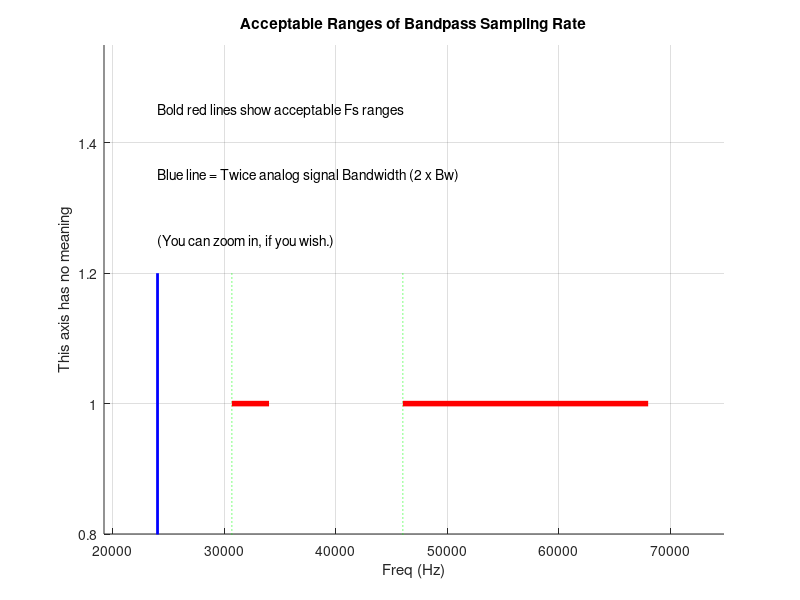
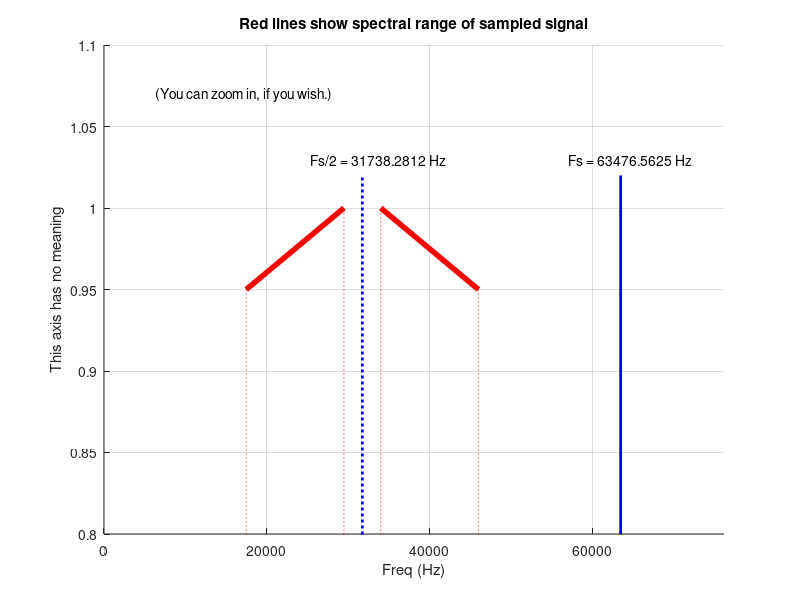

Recreate these plots in MATLAB, in order.
% Filename: Bandpass_Sample_Rate_Calc.m
%
%  Calculates acceptable Bandpass Sampling rate ranges 
%  based on an analog (continuous) signal's bandwidth 
%  and center freq.
%
%  Merely define bandwidth "Bw" and center frequency "Fc", in 
%  Hz, near line 22, for the analog bandpass signal and run the 
%  program.  [Example: Bw = 5, Fc = 20.]  Acceptable Fs sample  
%  rate ranges are shown in Figure 1 and displayed in Command window.
%
%  If the User defines a value for the BP sample rate Fs, near 
%  near line 28, then Figure 2 will show the locations of the 
%  positive and negative-freq spectral components after 
%  bandpass sampling.
%
%   Richard Lyons [November 2011]
%******************************************

clear all; close all; clc;

Bw = 12E3; % Analog signal bandwidth in Hz
Fc = 40E3; % Analog signal center freq in Hz

% ##############################################
% Define an Fs sample rate value below

Fs = 65E6 / (2^10); % Selected Fs sample rate in Hz
% ##############################################

disp(' '), disp(['Analog Center Freq = ',num2str(Fc),' Hz.'])
disp(['Analog Bandwidth = ',num2str(Bw),' Hz.']), disp(' ')

% *****************************************************
%  Compute % display the acceptable ranges of BP sample rate 
% *****************************************************
disp('----------------------------------')
disp('Acceptable Fs ranges in Hz:')
%No_aliasing = 0;  % Init a warning flag
M = 1; % Initialize a counter

while (2*Fc + Bw)/(M+1) > 2* Bw
   FsMin = (2*Fc + Bw)/(M+1);
   FsMax = (2*Fc - Bw)/M;
   Fs_ranges(M,1) = FsMin;
   Fs_ranges(M,2) = FsMax;
   M = M + 1;
   disp([num2str(FsMin),' -to- ',num2str(FsMax)])
end
disp('----------------------------------')

% *****************************************************
%  Plot the acceptable ranges of BP sample rate 
% *****************************************************
figure(1), clf
title('Acceptable Ranges of Bandpass Sampling Rate')
xlabel('Freq (Hz)')
ylabel('This axis has no meaning')

for K = 1:M-1
   hold on
   plot([Fs_ranges(K,1),Fs_ranges(K,1)],[0.5,1.2],':g');
   plot([Fs_ranges(K,1),Fs_ranges(K,2)],[1,1],'-r','linewidth',4);
   axis([0.8*(2*Bw),1.1*max(Fs_ranges(1,2)), 0.8, 1.55])
end

plot([2*Bw,2*Bw],[0.5,1.2],'-b','linewidth',2);
text(2*Bw,1.45,'Bold red lines show acceptable Fs ranges')
text(2*Bw,1.35,'Blue line = Twice analog signal Bandwidth (2 x Bw)')
text(2*Bw,1.25,'(You can zoom in, if you wish.)')
hold off, grid on, zoom on

% **************************************************************
%  If Fs has been defined, plot spectrum of the sampled signal.  
% **************************************************************
% 
% Check if "Fs" has been defined
disp(' ')
if isempty(strmatch('Fs',who,'exact')) == 1; 
    disp('Fs sampling rate has NOT been defined.')
    % Fs does NOT exist, do nothing further.
else 
	% Fs is defined, plot the spectrum of the sampled signal.
        disp(['Fs defined as ',num2str(Fs),' Hz'])
	
    % To determine intermediate frequency (IF), check integer 
    %      part of "2Fc/Fs" for odd or even
	Temp = floor(2*Fc/Fs);
    if (Temp == 2*floor(Temp/2))
       disp(' '), disp('Pos-freq sampled spectra is not inverted.')
       Freq_IF = Fc -Fs*floor(Fc/Fs); % Computed IF frequency
	else
       disp(' '), disp('Pos-freq sampled spectra is inverted.')
       Freq_IF = Fs*(1 + floor(Fc/Fs)) -Fc; % Computed IF frequency
	end
    disp(' '), disp(['Center of pos-freq sampled spectra = ',num2str(Freq_IF),' Hz.'])

    % Prepare to plot sampled spectral range in Figure 2
    IF_MinFreq = Freq_IF-Bw/2;
    IF_MaxFreq = Freq_IF+Bw/2;
    
	figure(2), clf
	hold on
	plot([IF_MinFreq,IF_MaxFreq],[0.95, 1],'-r','linewidth',4);
	plot([Fs-IF_MaxFreq,Fs-IF_MinFreq],[1, 0.95],'-r','linewidth',4);
	plot([Fs,Fs],[0.5, 1.02],'-b','linewidth',2);
	plot([Fs/2,Fs/2],[0.5, 1.02],':b','linewidth',2);
    plot([IF_MinFreq,IF_MinFreq],[0.5, 0.95],':r');
    plot([IF_MaxFreq,IF_MaxFreq],[0.5, 1],':r');
    plot([Fs-IF_MaxFreq,Fs-IF_MaxFreq],[0.5, 1],':r');
    plot([Fs-IF_MinFreq,Fs-IF_MinFreq],[0.5, 0.95],':r');
    text(0.9*Fs,1.03,['Fs = ',num2str(Fs),' Hz'])
    text(0.8*Fs/2, 1.03,['Fs/2 = ',num2str(Fs/2),' Hz'])
    text(Fs/10,1.07,'(You can zoom in, if you wish.)')
    axis([0,1.2*Fs, 0.8, 1.1])
	
	hold off
	title('Red lines show spectral range of sampled signal')
    xlabel('Freq (Hz)')
	ylabel('This axis has no meaning')
	grid on, zoom on
    
    % ################################################################
    % Check if Fs is NOT in an acceptable freq range (aliasing occurs)
    Aliasing_Flag = 1; % Initialize a flag
    for K = 1:M-1 % Check each individual acceptable Fs range
        if Fs_ranges(K,1)<=Fs & Fs<=Fs_ranges(K,2)% & Fs<=Fs_ranges(K,2)
            % No aliasing will occur
            Aliasing_Flag = Aliasing_Flag -1;
        else, end
    end % End K loop
    if Aliasing_Flag == 1;  % Aliasing will occur
        text(Fs/10, 0.91, 'WARNING! WARNING!')
        text(Fs/10, 0.89, 'Aliasing will occur!')
    else, end
    zoom on
    % ################################################################
end